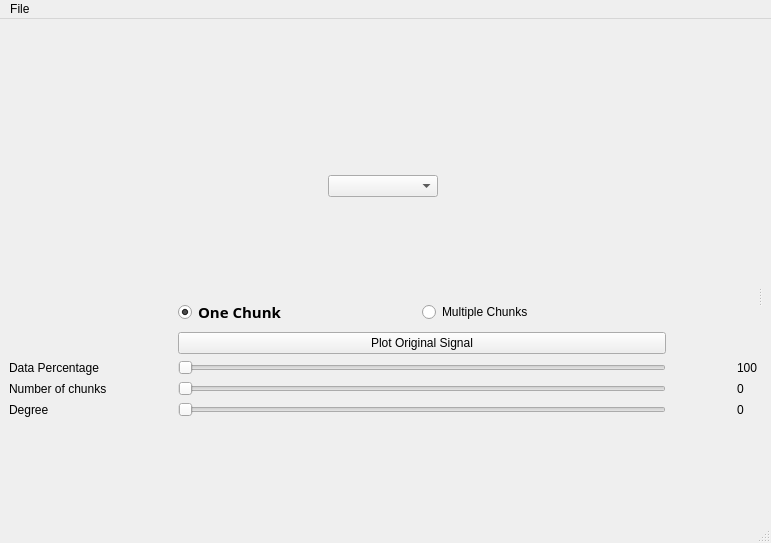
<?xml version="1.0" encoding="UTF-8"?>
<ui version="4.0">
 <class>MainWindow</class>
 <widget class="QMainWindow" name="MainWindow">
  <property name="geometry">
   <rect>
    <x>0</x>
    <y>0</y>
    <width>771</width>
    <height>543</height>
   </rect>
  </property>
  <property name="windowTitle">
   <string>MainWindow</string>
  </property>
  <property name="styleSheet">
   <string notr="true"/>
  </property>
  <widget class="QWidget" name="centralwidget">
   <property name="styleSheet">
    <string notr="true"/>
   </property>
   <layout class="QVBoxLayout" name="verticalLayout_5">
    <item>
     <widget class="QToolButton" name="Minus_Btn_2">
      <property name="minimumSize">
       <size>
        <width>20</width>
        <height>20</height>
       </size>
      </property>
      <property name="maximumSize">
       <size>
        <width>20</width>
        <height>20</height>
       </size>
      </property>
      <property name="styleSheet">
       <string notr="true">border-radius:0px;
background-color:none</string>
      </property>
      <property name="text">
       <string/>
      </property>
      <property name="icon">
       <iconset>
        <normaloff>../CW/Extras/Icons/minus.svg</normaloff>../CW/Extras/Icons/minus.svg</iconset>
      </property>
      <property name="iconSize">
       <size>
        <width>20</width>
        <height>20</height>
       </size>
      </property>
     </widget>
    </item>
    <item>
     <widget class="QToolButton" name="Exit_Btn_2">
      <property name="minimumSize">
       <size>
        <width>20</width>
        <height>20</height>
       </size>
      </property>
      <property name="maximumSize">
       <size>
        <width>20</width>
        <height>20</height>
       </size>
      </property>
      <property name="font">
       <font>
        <pointsize>48</pointsize>
       </font>
      </property>
      <property name="styleSheet">
       <string notr="true">border-radius:0px;
background-color:none</string>
      </property>
      <property name="text">
       <string/>
      </property>
      <property name="icon">
       <iconset>
        <normaloff>../CW/Extras/Icons/x-circle.svg</normaloff>../CW/Extras/Icons/x-circle.svg</iconset>
      </property>
      <property name="iconSize">
       <size>
        <width>20</width>
        <height>20</height>
       </size>
      </property>
     </widget>
    </item>
    <item>
     <widget class="QSplitter" name="splitter">
      <property name="orientation">
       <enum>Qt::Horizontal</enum>
      </property>
      <widget class="QWidget" name="verticalLayoutWidget_2">
       <layout class="QVBoxLayout" name="interpolation_area">
        <item>
         <layout class="QVBoxLayout" name="graph_layout">
          <property name="bottomMargin">
           <number>0</number>
          </property>
          <item>
           <layout class="QVBoxLayout" name="equations_layout">
            <property name="spacing">
             <number>5</number>
            </property>
            <property name="sizeConstraint">
             <enum>QLayout::SetFixedSize</enum>
            </property>
            <item>
             <layout class="QHBoxLayout" name="toolbar_layout">
              <item>
               <widget class="QComboBox" name="poly_eq_box">
                <property name="sizePolicy">
                 <sizepolicy hsizetype="Fixed" vsizetype="Fixed">
                  <horstretch>0</horstretch>
                  <verstretch>0</verstretch>
                 </sizepolicy>
                </property>
                <property name="minimumSize">
                 <size>
                  <width>110</width>
                  <height>0</height>
                 </size>
                </property>
                <property name="maximumSize">
                 <size>
                  <width>100</width>
                  <height>16777215</height>
                 </size>
                </property>
                <property name="styleSheet">
                 <string notr="true">QComboBox::item:checked {
  font-weight: bold;
  height: 15px;
}

#ploy_eq_box{

  background-color:transparent;



}</string>
                </property>
               </widget>
              </item>
             </layout>
            </item>
            <item>
             <layout class="QVBoxLayout" name="latex_layout"/>
            </item>
           </layout>
          </item>
          <item>
           <layout class="QVBoxLayout" name="verticalLayout"/>
          </item>
         </layout>
        </item>
        <item>
         <layout class="QGridLayout" name="gridLayout">
          <property name="horizontalSpacing">
           <number>71</number>
          </property>
          <item row="4" column="0">
           <widget class="QLabel" name="label_4">
            <property name="text">
             <string>Degree</string>
            </property>
           </widget>
          </item>
          <item row="4" column="1">
           <widget class="QSlider" name="polynomial_degree_slider">
            <property name="minimumSize">
             <size>
              <width>0</width>
              <height>0</height>
             </size>
            </property>
            <property name="maximum">
             <number>100</number>
            </property>
            <property name="orientation">
             <enum>Qt::Horizontal</enum>
            </property>
           </widget>
          </item>
          <item row="2" column="1">
           <widget class="QSlider" name="data_percentage_slider">
            <property name="minimum">
             <number>1</number>
            </property>
            <property name="maximum">
             <number>100</number>
            </property>
            <property name="value">
             <number>1</number>
            </property>
            <property name="orientation">
             <enum>Qt::Horizontal</enum>
            </property>
           </widget>
          </item>
          <item row="3" column="0">
           <widget class="QLabel" name="label_3">
            <property name="text">
             <string>Number of chunks</string>
            </property>
           </widget>
          </item>
          <item row="2" column="0">
           <widget class="QLabel" name="label_5">
            <property name="text">
             <string>Data Percentage</string>
            </property>
           </widget>
          </item>
          <item row="3" column="2">
           <widget class="QLabel" name="number_of_chunks_lable">
            <property name="text">
             <string>0</string>
            </property>
           </widget>
          </item>
          <item row="2" column="2">
           <widget class="QLabel" name="data_percentage_label">
            <property name="text">
             <string>100</string>
            </property>
           </widget>
          </item>
          <item row="1" column="1">
           <widget class="QPushButton" name="start_button">
            <property name="text">
             <string>Plot Original Signal</string>
            </property>
           </widget>
          </item>
          <item row="0" column="1">
           <layout class="QHBoxLayout" name="Radio_butto_Layout" stretch="0,0">
            <item>
             <widget class="QRadioButton" name="one_chunk">
              <property name="font">
               <font>
                <family>Script MT Bold</family>
                <pointsize>11</pointsize>
                <bold>true</bold>
               </font>
              </property>
              <property name="text">
               <string>One Chunk</string>
              </property>
              <property name="checked">
               <bool>true</bool>
              </property>
             </widget>
            </item>
            <item>
             <widget class="QRadioButton" name="mlutiple_chunks">
              <property name="text">
               <string>Multiple Chunks</string>
              </property>
             </widget>
            </item>
           </layout>
          </item>
          <item row="4" column="2">
           <widget class="QLabel" name="degree_lable">
            <property name="text">
             <string>0</string>
            </property>
           </widget>
          </item>
          <item row="3" column="1">
           <widget class="QSlider" name="number_of_chunks_slider">
            <property name="minimum">
             <number>1</number>
            </property>
            <property name="value">
             <number>1</number>
            </property>
            <property name="orientation">
             <enum>Qt::Horizontal</enum>
            </property>
           </widget>
          </item>
         </layout>
        </item>
       </layout>
      </widget>
      <widget class="QWidget" name="verticalLayoutWidget">
       <layout class="QVBoxLayout" name="error_map_area"/>
      </widget>
     </widget>
    </item>
   </layout>
  </widget>
  <widget class="QMenuBar" name="menubar">
   <property name="geometry">
    <rect>
     <x>0</x>
     <y>0</y>
     <width>771</width>
     <height>22</height>
    </rect>
   </property>
   <widget class="QMenu" name="menuFile">
    <property name="title">
     <string>File </string>
    </property>
   </widget>
   <addaction name="menuFile"/>
  </widget>
  <widget class="QStatusBar" name="statusbar"/>
  <action name="openaction">
   <property name="enabled">
    <bool>true</bool>
   </property>
   <property name="text">
    <string>Open </string>
   </property>
  </action>
  <action name="actionoppppen">
   <property name="text">
    <string>oppppen</string>
   </property>
  </action>
 </widget>
 <resources/>
 <connections/>
</ui>
